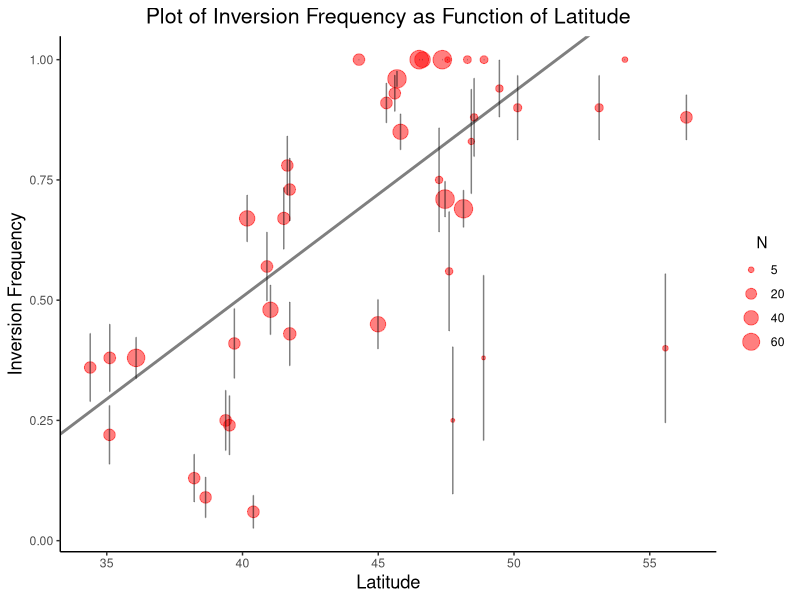

This figure's R source:
library("ggplot2")
data<-read.csv("data/SNP_Survey_Table1-1.csv", header=TRUE, sep=",")
data$Latitude<-as.numeric(as.character(data$Latitude))
data$Longitude<-as.numeric(as.character(data$Longitude))

d1<-subset(data, data$Migratory_Access=="Below barrier")
d2<-subset(d1, Population!="Kamchatka (anadromous)")
d3<-subset(d2, Population!="Kamchatka (nonanadromous)")
d4<-subset(d3, Population!="Columbia, Snake, Salmon, Lemhi")
dataSub<-d4
x<-dataSub$Long
y<-dataSub$Lat
xy<-cbind(x,y)

variance<-(dataSub$InversionFreq*(1-dataSub$InversionFreq))/(2*dataSub$N)
SEp<-sqrt((dataSub$InversionFreq*(1-dataSub$InversionFreq))/(2*dataSub$N) )

pdf("Figure2E.pdf", width=(11/2), height=(8.5/2))

fit<-lm(dataSub$InversionFreq ~ dataSub$Latitude, weights=dataSub$N)

summary<-summary(fit)
summary(fit)

coeff=coefficients(fit)
proportion=(dataSub$N/max(dataSub$N))

ggplot(data=dataSub, aes(dataSub$Latitude,dataSub$InversionFreq))+
  #geom_point(color="red", alpha=0.5, size=5*proportion)+
  geom_point(aes(size=N),alpha=0.5, col="red")+
  geom_abline(intercept=fit$coefficients[1],slope=fit$coefficients[2],linetype="solid",size=1,color="black", alpha=0.5)+
  theme_classic()+
  labs(title="Plot of Inversion Frequency as Function of Latitude" 
       # , subtitle=paste("y = ",round(coeff[2],digits=2),"x",round(coeff[1],digits=2),", Adj. R² = ",
       #                round(summary$adj.r.squared,digits=2),sep="")
  )+
  theme(plot.title = element_text(hjust = 0.5, size=rel(1.4)),
        #plot.subtitle = element_text(hjust = 0.5, size=rel(1)),
        axis.title.x = element_text(size = rel(1.2)),
        axis.title.y = element_text(size = rel(1.2)),
        legend.title.align=0.5 )+
  xlab("Latitude")+
  ylab("Inversion Frequency")+
  geom_errorbar(aes(x=dataSub$Latitude, ymin=dataSub$InversionFreq-SEp, ymax=dataSub$InversionFreq+SEp), alpha=0.5)+
  scale_size( breaks=c(5,20,40,60))

dev.off()

